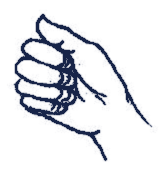
#> input picture data/img/alphabet/a.webp, 165 x 174 px
$ python cutout.py ../../data/img/alphabet/a.webp ../../data/img/alphabet/b.webp
#> lines starting #> are read from the running program, lines starting #| are printed output that depends on the picture
#!/usr/bin/env python3
"""Recorta el fondo liso de una ilustración generada y la deja lista para el sitio.

Quita el fondo que toca el borde y los huecos grandes encerrados (entre brazo y
cuerpo), pero conserva las zonas claras pequeñas, como el blanco de los ojos.

Uso: python3 tools/ai/cutout.py origen.png destino.webp      (solo requiere Pillow)
"""
from __future__ import annotations

import sys

from PIL import Image, ImageChops, ImageFilter

TOLERANCE = 16            # diferencia máxima por canal respecto al color de fondo
MIN_HOLE_SHARE = 0.0015   # los huecos más pequeños que esta fracción se conservan
OUTPUT_SIZE = 760


def background_mask(image: Image.Image) -> bytearray:
    """1 donde el píxel se parece al color de la esquina."""
    corner = Image.new("RGB", image.size, image.getpixel((3, 3)))
    difference = ImageChops.difference(image, corner)
    red, green, blue = difference.split()
    strongest = ImageChops.lighter(ImageChops.lighter(red, green), blue)
    return bytearray(strongest.point(lambda value: 1 if value < TOLERANCE else 0).tobytes())


def regions_to_remove(mask: bytearray, width: int, height: int) -> bytearray:
    """Marca los componentes de fondo que tocan el borde o son huecos grandes."""
    remove = bytearray(width * height)
    seen = bytearray(width * height)
    min_hole = MIN_HOLE_SHARE * width * height
    for start in range(width * height):
        if not mask[start] or seen[start]:
            continue
        seen[start] = 1
        stack, component, touches_edge = [start], [], False
        while stack:
            pixel = stack.pop()
            component.append(pixel)
            x, y = pixel % width, pixel // width
            if x == 0 or y == 0 or x == width - 1 or y == height - 1:
                touches_edge = True
            for neighbour in (pixel - 1 if x else -1, pixel + 1 if x < width - 1 else -1,
                              pixel - width if y else -1, pixel + width if y < height - 1 else -1):
                if neighbour >= 0 and mask[neighbour] and not seen[neighbour]:
                    seen[neighbour] = 1
                    stack.append(neighbour)
        if touches_edge or len(component) > min_hole:
            for pixel in component:
                remove[pixel] = 255
    return remove


def cutout(source: str, target: str) -> None:
#> called with source = '../../data/img/alphabet/a.webp', target = '../../data/img/alphabet/b.webp'
    image = Image.open(source).convert("RGB")
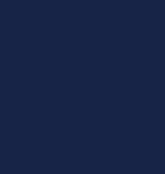
#> image: PIL image 165x174 RGB; mean R, G, B 23, 36, 72
    width, height = image.size
#> width = 165; height = 174
    remove = Image.frombytes("L", image.size, bytes(regions_to_remove(background_mask(image), width, height)))
#> in background_mask, `difference = ImageChops.difference(image, corner)`: difference: PIL image 165x174 RGB; every value is 0
#> in background_mask, `red, green, blue = difference.split()`: red: PIL image 165x174 L; every value is 0
#> remove: PIL image 165x174 L; every value is 255
    alpha = ImageChops.invert(remove).filter(ImageFilter.GaussianBlur(0.7))
    result = image.copy()
    result.putalpha(alpha)
    result = result.crop(alpha.point(lambda value: 255 if value > 8 else 0).getbbox())
    result.thumbnail((OUTPUT_SIZE, OUTPUT_SIZE), Image.LANCZOS)
    result.save(target, "WEBP", quality=84)


if __name__ == "__main__":
    cutout(sys.argv[1], sys.argv[2])
